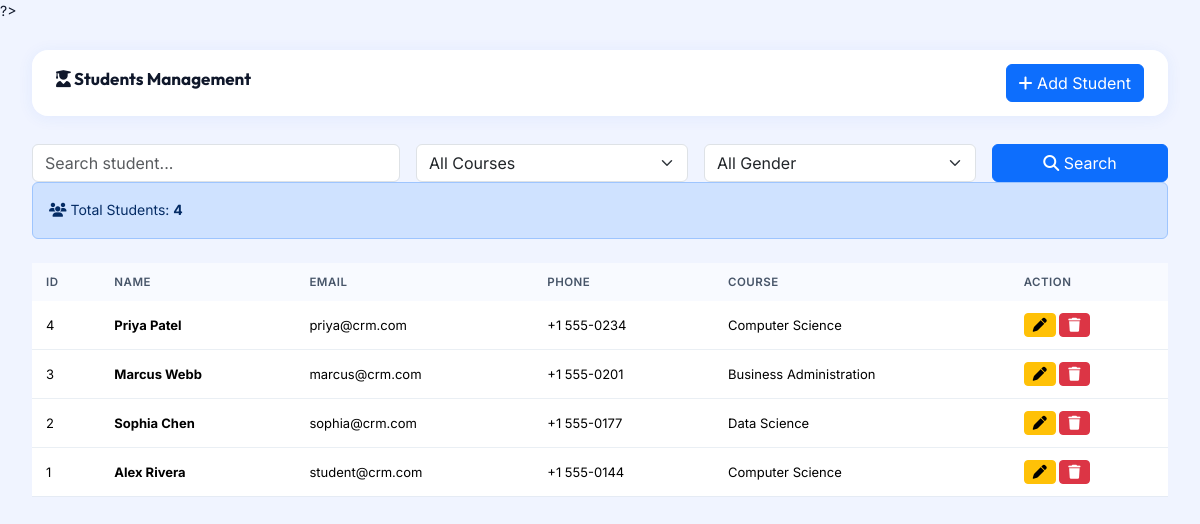
The page /admin/students_old.php (signed in) on the database its author committed.
### tables this page shows
CREATE TABLE IF NOT EXISTS `students` (
  `id` INT AUTO_INCREMENT PRIMARY KEY,
  `college_id` INT DEFAULT 1,
  `college_name` VARCHAR(150) DEFAULT 'Smart Campus Main Institute',
  `first_name` VARCHAR(50),
  `last_name` VARCHAR(50),
  `full_name` VARCHAR(100) NOT NULL,
  `email` VARCHAR(100) NOT NULL,
  `phone` VARCHAR(20),
  `gender` VARCHAR(10),
  `date_of_birth` DATE,
  `course` VARCHAR(100),
  `address` TEXT,
  `created_at` TIMESTAMP DEFAULT CURRENT_TIMESTAMP
);

### admin/students_old.php (the view, shortened to what this page needs)
<?php
include "../config/db.php";
$search = "";
$query = "SELECT * FROM students WHERE 1";
$query .= " ORDER BY id DESC";
$result=mysqli_query($conn,$query);
$countQuery=mysqli_query($conn,"SELECT COUNT(*) as total FROM students");
$total=mysqli_fetch_assoc($countQuery)['total'];
?>
<!DOCTYPE html>
<html>
<head>
<link href="https://cdn.jsdelivr.net/npm/bootstrap@5.3.3/dist/css/bootstrap.min.css" rel="stylesheet">
<link rel="stylesheet" href="../assets/css/dashboard.css">
<link rel="stylesheet" href="https://cdnjs.cloudflare.com/ajax/libs/font-awesome/6.5.2/css/all.min.css">
</head>
<body>
<div class="main-content" style="margin-left:0;width:100%">
<div class="topbar">
<h3>
<i class="fa-solid fa-user-graduate"></i>
Students Management
</h3>
<a href="add_student.php" class="btn btn-primary">
<i class="fa-solid fa-plus"></i>
Add Student
</a>
</div>
<div class="panel mt-4">
<form method="GET">
<div class="row g-3">
<div class="col-md-4">
<input
type="text"
name="search"
class="form-control"
placeholder="Search student..."
value="<?php echo $search; ?>">
</div>
<div class="col-md-3">
<select name="course" class="form-select">
<option value="">
All Courses
</option>
</select>
</div>
<div class="col-md-3">
<select name="gender" class="form-select">
<option value="">
All Gender
</option>
</select>
</div>
<div class="col-md-2">
<button class="btn btn-primary w-100">
<i class="fa-solid fa-search"></i>
Search
</button>
</div>
</div>
</form>
</div>
<div class="alert alert-primary">
<i class="fa-solid fa-users"></i>
Total Students:
<strong>
<?php echo $total; ?>
</strong>
</div>
<div class="panel mt-4">
<div class="table-responsive">
<table class="table align-middle">
<thead class="table-dark">
<tr>
<th>ID</th>
<th>Name</th>
<th>Email</th>
<th>Phone</th>
<th>Course</th>
<th>Action</th>
</tr>
</thead>
<tbody>
<?php while($row=mysqli_fetch_assoc($result)){ ?>
<tr>
<td>
<?php echo $row['id']; ?>
</td>
<td>
<strong>
<?php echo $row['full_name']; ?>
</strong>
</td>
<td>
<?php echo $row['email']; ?>
</td>
<td>
<?php echo $row['phone']; ?>
</td>
<td>
<?php echo $row['course']; ?>
</td>
<td>
<a href="edit_student.php?id=<?php echo $row['id']; ?>"
class="btn btn-warning btn-sm">
<i class="fa-solid fa-pen"></i>
</a>
<a href="delete_student.php?id=<?php echo $row['id']; ?>"
class="btn btn-danger btn-sm"
onclick="return confirm('Delete Student?')">
<i class="fa-solid fa-trash"></i>
</a>
</td>
</tr>
<?php } ?>
</tbody>
</table>
</div>
</div>
</div>
</body>
</html>

### assets/css/dashboard.css (style rules this page uses)
:root { --primary: #2563EB; --primary-dark: #1E40AF; --primary-light: #EFF6FF; --accent: #F59E0B; --accent-dark: #D97706; --success: #10B981; --danger: #EF4444; --warning: #F59E0B; --info: #06B6D4; --purple: #8B5CF6; --pink: #EC4899; --sidebar-bg: linear-gradient(180deg,#0F172A 0%,#1E3A8A 100%); --body-bg: #F0F4FF; --card-bg: #FFFFFF; --card-radius: 18px; --card-shadow: 0 4px 24px rgba(37,99,235,0.08); --card-hover-shadow: 0 12px 40px rgba(37,99,235,0.18); --border: rgba(226,232,240,0.7); --text-primary: #0F172A; --text-secondary: #475569; --text-muted: #94A3B8; --sidebar-width: 270px; --topbar-h: 80px; --transition: all 0.3s cubic-bezier(0.4,0,0.2,1); }
*, *::before, *::after { margin: 0; padding: 0; box-sizing: border-box; }
body { background: var(--body-bg); color: var(--text-primary); font-family: 'Inter', sans-serif; font-size: 14px; line-height: 1.6; overflow-x: hidden; }
a { text-decoration: none; color: inherit; }
.main, .main-content { margin-left: var(--sidebar-width); width: calc(100% - var(--sidebar-width)); min-height: 100vh; padding: 28px 32px; background: var(--body-bg); transition: var(--transition); }
.topbar { background: white; padding: 14px 24px; border-radius: 16px; display: flex; justify-content: space-between; align-items: center; box-shadow: 0 2px 16px rgba(37,99,235,0.07); margin-bottom: 28px; position: sticky; top: 0; z-index: 100; backdrop-filter: blur(10px); background: rgba(255,255,255,0.97); }
.topbar h3 { font-family: 'Outfit', sans-serif; font-size: 17px; font-weight: 700; color: var(--text-primary); }
.table { margin-bottom: 0; font-size: 13px; }
.table thead th { background: #F8FAFF; color: var(--text-secondary); font-weight: 600; font-size: 11.5px; text-transform: uppercase; letter-spacing: 0.5px; padding: 12px 14px; border: none; }
.table tbody td { padding: 12px 14px; vertical-align: middle; border-color: var(--border); }
.mt-4 { margin-top: 24px !important; }
.w-100 { width: 100%; }

### rows shown on the page
students: id "4", full_name "Priya Patel", email "priya@crm.com", phone "+1 555-0234", course "Computer Science"
students: id "3", full_name "Marcus Webb", email "marcus@crm.com", phone "+1 555-0201", course "Business Administration"
students: id "2", full_name "Sophia Chen", email "sophia@crm.com", phone "+1 555-0177", course "Data Science"
students: id "1", full_name "Alex Rivera", email "student@crm.com", phone "+1 555-0144", course "Computer Science"

### other values the page prints
$total "4"
